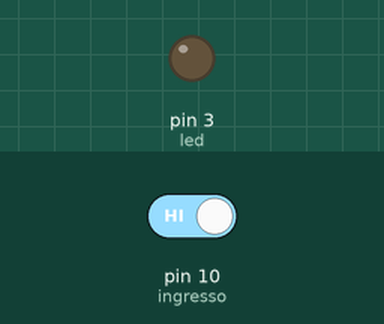
Bench run of a sketch on a simulated Arduino Uno, built with avr-gcc and run on an emulated ATmega328P. On the bench: output pins drawn as LEDs (lit = HIGH). The inputs (shaded band) are chosen by the test bench; at power-on: pin 10 (ingresso) HIGH.

Above: at 1.2 s.
1.3 s: pin 10 (ingresso) driven LOW
At 2.5 s:
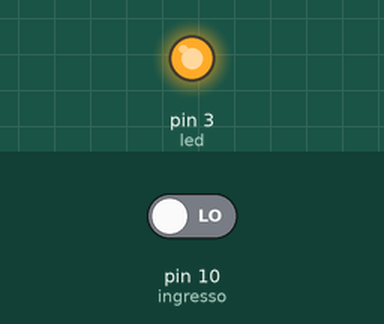
2.8 s: pin 10 (ingresso) driven HIGH
At 3.7 s:
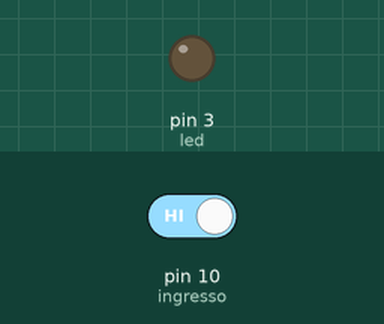
Timing chart, 0 to 5.8 s (numbered marks = the images above; inputs shaded):
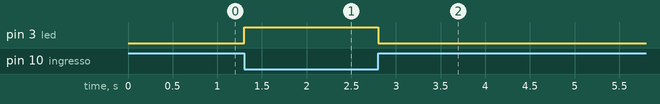

Measured:
- after the input at 1.3 s, pin 3 (led): LOW → HIGH at once
- after the input at 2.8 s, pin 3 (led): HIGH → LOW at once

The sketch:

contact_switch.ino
```cpp
#define led 3
int ingresso = 10;
void setup() {
  pinMode(led, OUTPUT);
  pinMode(ingresso, INPUT);

}

void loop() {
 if(!digitalRead(ingresso)) digitalWrite(led, HIGH);
 if(digitalRead(ingresso)) digitalWrite(led, LOW);
  }
```
